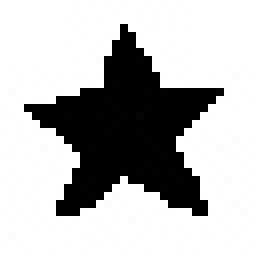
#> input picture data/raw_jpg/五角星/五角星_001.jpg, 32 x 32 px (shown 8 times larger); its folder holds only this picture in this run
$ python jpg_to_matrix.py
#> lines starting #> are read from the running program, lines starting #| are printed output that depends on the picture; after the words box and inside, x2 and y2 are one past the last pixel; in counts of white or black regions, pixels touching at a corner belong together
from PIL import Image, ImageOps
import numpy as np
import json
import os
import random
from glob import glob


def image_to_symbol_matrix(image_path, symbol_pairs,debug_mode=True):
    """将图像转换为适合LLM训练的符号字符串（保留空间结构）"""
#> called with image_path = 'data/raw_jpg/五角星/五角星_001.jpg', debug_mode = True
    try:
        img = Image.open(image_path)
#> img is the input picture: PIL image 32x32 RGB; min 0, max 255, mean 186.6
        img = ImageOps.exif_transpose(img)   #关键修复：自动校正方向
        img = img.resize((32, 32), Image.Resampling.LANCZOS)
        data = np.asarray(img.convert("L"))
        binary_matrix = (data <= 127).astype(int)
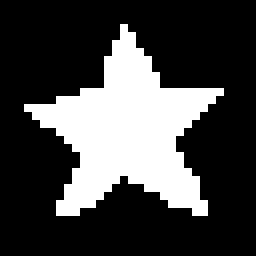
#> binary_matrix: shape (32, 32) int64 (shown 8 times larger); values 0 (black) and 1 (white), 26.8% white; 1 white region, box (x1, y1, x2, y2) and area: (3, 3, 28, 27) 274

        symbol1, symbol2 = random.choice(symbol_pairs)
        symbol_matrix = np.where(binary_matrix == 1, symbol1, symbol2)

        # 新增矩阵方向验证（可选调试）
        if debug_mode:  # 可以在函数外设置debug_mode=True
            img.save("debug_resized.jpg")
            with open("debug_matrix.txt", "w") as f:
                f.write('\n'.join([''.join(row) for row in symbol_matrix]))

        return '\n'.join([''.join(row) for row in symbol_matrix])
    except Exception as e:
        print(f"处理 {image_path} 时出错: {e}")
        return None


def get_label(filename):
    base_name = os.path.splitext(filename)[0]
    if '_' in base_name:
        return base_name.split('_')[0]
    return base_name


def generate_single_json(image_path, output_dir, symbol_pairs):
    #label = get_label(os.path.basename(image_path))
    matrix = image_to_symbol_matrix(image_path, symbol_pairs)

    if matrix is not None:
        output_data = {

            "instruction": "<|im_start|>system\n这里展示了一个矩阵图像，根据结构描述画面内容，不需要输出矩阵。<|im_end|><|im_start|>user\n以自然语言描述这个物体",
            "matrix": matrix + "<|im_end|><|im_start|>assistant\n",  # 直接使用字符串格式
            "answer": '从矩阵的规律来看，☆占据了画面的四个角，应该是背景，★可能是主体内容。从分布来看，有5个比较孤立的区域从中心发散出去，到顶端越来越细小，看起来是5个尖角，外轮廓有10条边，应该是一种五角星的形状。<|im_end|><|endoftext|>'
        }

        os.makedirs(output_dir, exist_ok=True)
        base_name = os.path.splitext(os.path.basename(image_path))[0]
        output_path = os.path.join(output_dir, f"{base_name}.txt")

        with open(output_path, 'w', encoding='utf-8') as f:
            json.dump(output_data, f, ensure_ascii=False, indent=2)

        print(f"已生成: {output_path}")
        return True
    return False


def batch_process_images(input_dir, output_dir):
    '''
    SYMBOL_PAIRS = [
        ('@', '#'), ('$', '%'), ('&', '*'),
        ('+', '-'), ('=', '~'), ('■', '□'),
        ('●', '○'), ('★', '☆'), ('◆', '◇'),
        ('#', '0'), ('★', 'L'), ('F', '&'),
        ('+', '5'), ('=', 'A'), ('M', '□'),
        ('@', 'q'), ('$', 'T'), ('E', '*'),
    ]
    '''
    SYMBOL_PAIRS = [('★', '☆')]
    '''
    SYMBOL_PAIRS = [
        ('@', '#'), ('$', '%'), ('&', '*'),
        ('+', '-'), ('=', '~'), ('■', '□'),
        ('●', '○'), ('★', '☆'), ('◆', '◇')
    ]
    '''

    image_extensions = ('*.png', '*.jpg', '*.jpeg', '*.bmp')
    image_paths = []
    for ext in image_extensions:
        image_paths.extend(glob(os.path.join(input_dir, ext)))

    success_count = 0
    for img_path in image_paths:
        if generate_single_json(img_path, output_dir, SYMBOL_PAIRS):
            success_count += 1

    print(f"处理完成！成功转换 {success_count}/{len(image_paths)} 张图像")


if __name__ == "__main__":
    INPUT_DIR = "./data/raw_jpg/五角星"
    OUTPUT_DIR = "./data/matrix/五角星"
    batch_process_images(INPUT_DIR, OUTPUT_DIR)
